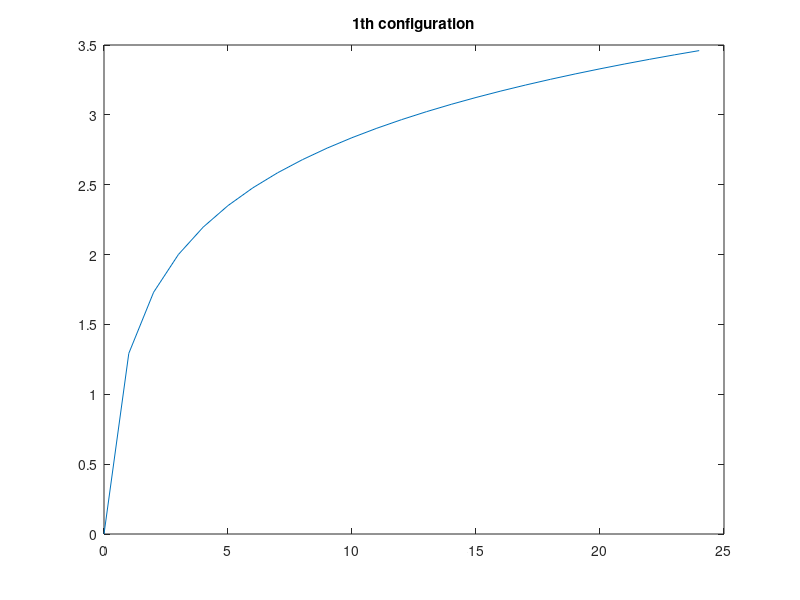
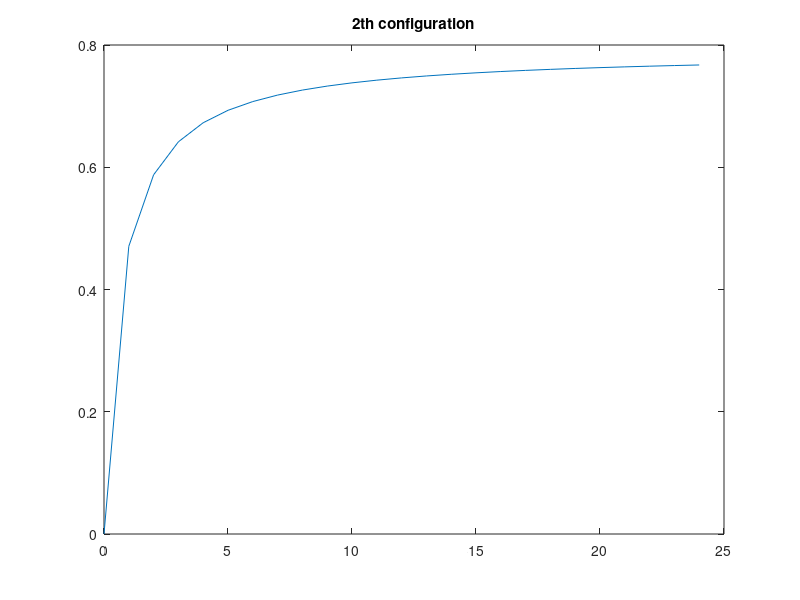
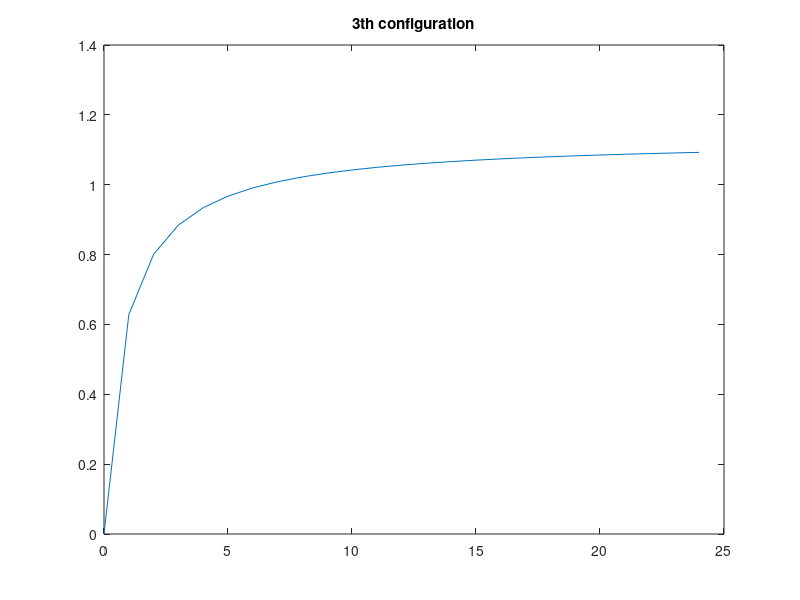
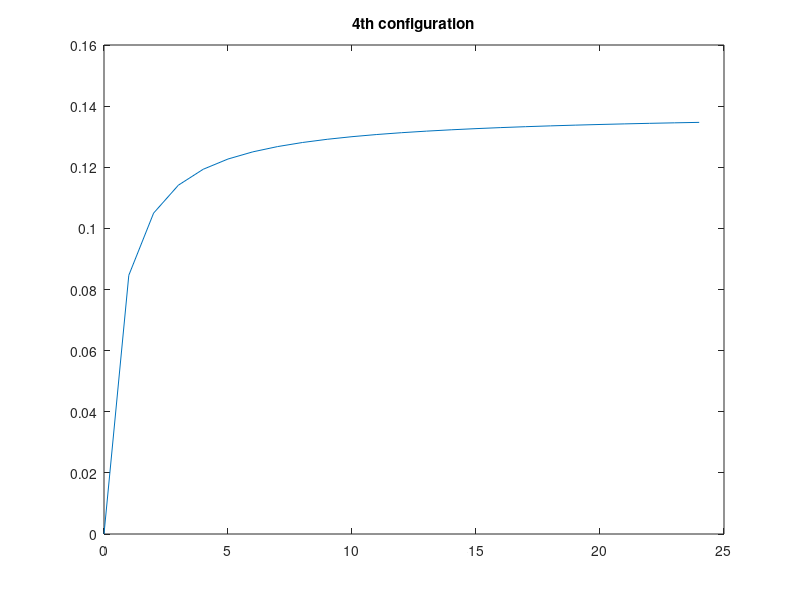

Reproduce these figures in MATLAB, in order.
clear all;
close all;
clc;
%% Secure Relay and Jammer Selection for Physical Layer Security

%% Initialisations
% Declaring nodes in the network
M = 4; N = 3; K = 2; % M -> number of intermediate nodes, N -> number of antennas at the destination, K -> is the number of eavesdroppers
SNR_upperlimit = 25; % No of instances of SNR we would like to plot SNR for
% Generating H matrix - H matrix contains the channel between each intermediate node to ith antenna of the destination.
H = [];
var_mat = []; % a matrix that consists of all the variances used for all the legitimate channels
for j = 1:M
    var = 0.5;
    var_mat = [var_mat var];
    curr = sqrt(var/2)*(randn(N,1)+i*randn(N,1));
    for k = 1:N
        curr(k,1) = curr(k,1)*curr(k,1)';
    end
    H = [H curr];
end

% Generating G matix - G matrix contains the channel between each intermediate node and ith eavesdropper
var = 0.1;
G = [];
for j = 1:M
    curr = sqrt(var/2)*(randn(K,1)+i*randn(K,1));
    for k = 1:K
        curr(k,1) = curr(k,1)*curr(k,1)';
    end
    G = [G curr];
end

%% Calculating SNRs at Destination 
w = ones(N,1); % initialising beamformer matrix
e = ones(M,1);

gamma_D = [];
for SNR = 0:SNR_upperlimit-1
    gamma_D_SNR = []; 
    for j = 0:2^M-1
        b = de2bi(j, M); % b is the matrix that tells us the allocation of jammers and relays among the intermediate nodes
        H_J = H*diag(b); % H_J is the resultant matrix of Jammer nodes
        H_R = H*(eye(M) - diag(b)); % H_R is the resultant matrix of Relay nodes
        temp_gammaD = (SNR*w'*H_R*e*e'*H_R'*w)/(SNR*w'*H_J*H_J'*w +w'*w);
        gamma_D_SNR = [gamma_D_SNR; temp_gammaD];
    end
    gamma_D = [gamma_D gamma_D_SNR];
end
% gamma_D is 2^M x SNR_upper limit with (i,j) element representing gamma_D
% for ith configuration and jth SNR value that is set.

%% Rate at destination
Rd = [];
for i = 1:2^M
    for j = 1:SNR_upperlimit
        Rd(i,j) = 0.5*log2(1+gamma_D(i,j));
    end
end
for i = 1:2^M
    figure;
    plot([0:24], Rd(i,:));
    title (sprintf('%dth configuration',i))
    
end
%% Calculating SNRs at Eavesdroppers

% gamma_E = [];
% for SNR = 0:SNR_upperlimit-1
% gamma_E_temp = [];
% for config = 0:2^M-1
%     b = de2bi(config, M);
%     gam = 0;
%     for k = 1:K
%         denom = 0; num = 0;
%         for j = 1:M
%             if(b(1, M) == 1)
%                 denom = denom+G(k, j)*G(k,j)';
%             else 
%                 num = num+G(k,j);
%             end
%         end
%         temp = SNR*(num*num')/(SNR*denom + 1);
%         gam = max(gam, temp);% the gamma value for each configuration, temp is the value of gamma at kth eavesdropper. A max of gammas at all eavesdropper for a certain configuration is considered
%     end
% gamma_E_temp = [gamma_E_temp; gam]; % gamma_E_temp is the column vector of gam s for each configuration.
% end
% gamma_E = [gamma_E gamma_E_temp];
% end
% 
% % SNR = 25 ;
% % 
% % gamma_temp =[];
% % for j = 0:2^M-1
% % b = de2bi(j, M);
% % gamma_max = 0;
% % for k = 1:K
% %     num=0; den =0;
% % for i = 1:M
% %     
% %     if(b(1, M) == 1)
% %         den = den + G(i,k)*G(i,k)';
% %     else 
% %         num = num + G(i,k);
% %     end
% % end
% % gamma_eavs = (SNR*num*num')/(SNR*den+1);
% % gamma_max = max(gamma_max, gamma_eavs);
% % end
% % gamma_temp = [gamma_temp; gamma_max]
% % end
% 
% 
% %% Calculating Secrecy Rate
% R = zeros(2^M, SNR_upperlimit);% Secrecy rate
% for j = 1:2^M
%     for k = 1:SNR_upperlimit
%         R(j,k) = max(0.5*log2((1+gamma_D(j,k))/(1+gamma_E(j,k))), 0);
%     end
% end
% %% SOP calculation
% sop = [];
% 
% for k = 1:SNR_upperlimit
%     count = 0;
%     for j = 1:2^M
%         if(R(j,k) < 10^0.3 -1)
%             count = count+1;
%         end
%     end
%     sop = [sop count/(2^M)];
% end
% 







